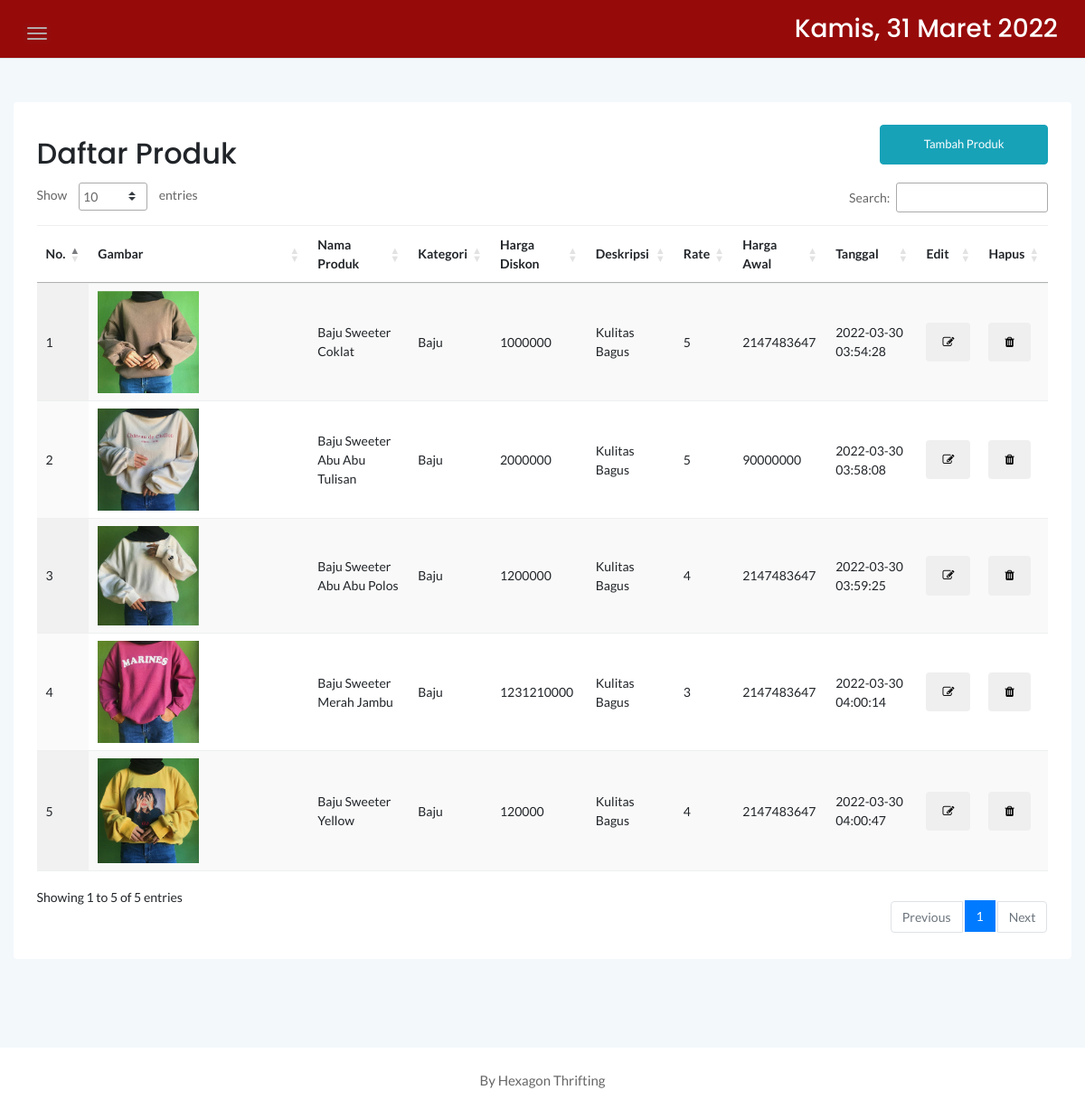
The app's page /admin/produk.php with its own data.
### tables this page shows
CREATE TABLE `produk` (
  `idproduk` int(11) NOT NULL,
  `idkategori` int(11) NOT NULL,
  `namaproduk` varchar(30) NOT NULL,
  `gambar` varchar(100) NOT NULL,
  `deskripsi` varchar(200) NOT NULL,
  `rate` int(11) NOT NULL,
  `hargabefore` int(11) NOT NULL,
  `hargaafter` int(11) NOT NULL,
  `tgldibuat` timestamp NOT NULL DEFAULT current_timestamp()
);

CREATE TABLE `kategori` (
  `idkategori` int(11) NOT NULL,
  `namakategori` varchar(20) NOT NULL,
  `tgldibuat` timestamp NOT NULL DEFAULT current_timestamp()
);

### admin/produk.php (the view, shortened to what this page needs)
<?php
	include '../dbconnect.php';
	?>
<!doctype html>
<html class="no-js" lang="en">
<head>
    <link rel="stylesheet" href="assets/css/bootstrap.min.css">
    <link rel="stylesheet" href="assets/css/font-awesome.min.css">
    <link rel="stylesheet" href="assets/css/themify-icons.css">
    <link rel="stylesheet" href="assets/css/metisMenu.css">
    <link rel="stylesheet" href="assets/css/owl.carousel.min.css">
    <link rel="stylesheet" href="assets/css/slicknav.min.css">
    <link rel="stylesheet" href="https://www.amcharts.com/lib/3/plugins/export/export.css" type="text/css"
        media="all" />
    <link rel="stylesheet" type="text/css" href="https://cdn.datatables.net/1.10.20/css/jquery.dataTables.min.css">
    <link rel="stylesheet" type="text/css" href="https://cdn.datatables.net/1.10.20/css/jquery.dataTables.css">
    <link rel="stylesheet" type="text/css" href="https://cdn.datatables.net/1.10.20/css/dataTables.bootstrap4.min.css">
    <link rel="stylesheet" type="text/css"
        href="https://cdn.datatables.net/responsive/2.2.3/css/responsive.bootstrap.min.css">
    <link rel="stylesheet" type="text/css"
        href="https://cdn.datatables.net/responsive/2.2.3/css/responsive.jqueryui.min.css">
    <link rel="stylesheet" type="text/css"
        href="https://cdn.datatables.net/buttons/1.5.2/css/buttons.dataTables.min.css">
    <link rel="stylesheet" href="assets/css/typography.css">
    <link rel="stylesheet" href="assets/css/default-css.css">
    <link rel="stylesheet" href="assets/css/styles.css">
    <link rel="stylesheet" href="assets/css/responsive.css">
</head>
<body>
    <div class="page-container">
        <div class="main-content">
            <div class="header-area">
                <div class="row align-items-center">
                    <div class="col-md-6 col-sm-8 clearfix">
                        <div class="nav-btn pull-left">
                            <span></span>
                            <span></span>
                            <span></span>
                        </div>
                    </div>
                    <div class="col-md-6 col-sm-4 clearfix">
                        <ul class="notification-area pull-right">
                            <li>
                                <h3>
                                    <div class="date text-white">
                                    </div>
                                </h3>
                            </li>
                        </ul>
                    </div>
                </div>
            </div>
            <div class="main-content-inner">
                <div class="row mt-5 mb-5">
                    <div class="col-12">
                        <div class="card">
                            <div class="card-body">
                                <div class="d-sm-flex justify-content-between align-items-center">
                                    <h2>Daftar Produk</h2>
                                    <button style="margin-bottom:20px" data-toggle="modal" data-target="#myModal"
                                        class="btn btn-info col-md-2">Tambah Produk</button>
                                </div>
                                <div class="data-tables datatable-white">
                                    <table id="dataTable3" class="display" style="width:100%">
                                        <thead class="thead-dark">
                                            <tr>
                                                <th>No.</th>
                                                <th>Gambar</th>
                                                <th>Nama Produk</th>
                                                <th>Kategori</th>
                                                <th>Harga Diskon</th>
                                                <th>Deskripsi</th>
                                                <th>Rate</th>
                                                <th>Harga Awal</th>
                                                <th>Tanggal</th>
                                                <th>Edit</th>
                                                <th>Hapus</th>
                                            </tr>
                                        </thead>
                                        <tbody>
                                            <?php
											$brgs=mysqli_query($conn,"SELECT * from kategori k, produk p where k.idkategori=p.idkategori order by idproduk ASC");
											$no=1;
											while($p=mysqli_fetch_array($brgs)){
												?>
                                            <tr>
                                                <td><?php echo $no++ ?></td>
                                                <td><img src="../<?php echo $p['gambar'] ?>" width="50%" \></td>
                                                <td><?php echo $p['namaproduk'] ?></td>
                                                <td><?php echo $p['namakategori'] ?></td>
                                                <td><?php echo $p['hargaafter'] ?></td>
                                                <td><?php echo $p['deskripsi'] ?></td>
                                                <td><?php echo $p['rate'] ?></td>
                                                <td><?php echo $p['hargabefore'] ?></td>
                                                <td><?php echo $p['tgldibuat'] ?></td>
                                                <td><a data-toggle="modal"
                                                        data-target="#myModal<?php echo $p['idproduk']; ?>"
                                                        type="button" title="edit data"><button class="btn"><i
                                                                class="fa fa-edit"></i></button></a></td>
                                                <td><a href="hapus.php?idproduk=<?php echo $p['idproduk'];?>"
                                                        title="edit data"><button class="btn"><i
                                                                class="fa fa-trash"></i></button></a></td>
                                            </tr>
                                            <?php
											}
											?>
                                        </tbody>
                                    </table>
                                </div>
                            </div>
                        </div>
                    </div>
                </div>
            </div>
        </div>
    </div>
    <footer>
        <div class="footer-area">
            <p>By Hexagon Thrifting</p>
        </div>
    </footer>
</body>
</html>

### admin/assets/css/styles.css (style rules this page uses)
.page-container { width: 100%; height: 100%; min-height: 100vh; padding-left: 280px; -webkit-transition: padding-left 0.3s ease 0s; transition: padding-left 0.3s ease 0s; }
.card { border: none; border-radius: 4px; background-color: #fff; -webkit-transition: all 0.3s ease 0s; transition: all 0.3s ease 0s; }
.card-body { padding: 25.6px; padding: 1.6rem; }
.main-content { width: 100%; background: #F3F8FB; }
.main-content-inner { padding: 0 30px 50px; }
.header-area { padding: 15px 30px; background: rgb(151, 10, 10); border-bottom: 1px solid #d8e3e7; }
.nav-btn { margin-right: 30px; margin-top: 10px; cursor: pointer; }
.nav-btn span { display: block; width: 22px; height: 2px; background: #b3aaaa; margin: 4px 0; border-radius: 15px; -webkit-transition: all 0.3s ease 0s; transition: all 0.3s ease 0s; box-shadow: 0 0 0 4px rgba(99, 96, 96, 0.03); }
.notification-area { -webkit-user-select: none; -moz-user-select: none; -ms-user-select: none; user-select: none; position: relative; z-index: 1; }
.notification-area li { display: inline-block; margin-left: 20px; cursor: pointer; -webkit-user-select: none; -moz-user-select: none; -ms-user-select: none; user-select: none; }
.footer-area { text-align: center; padding: 23px 0 19px; background: #fff; }
.footer-area p { color: #676666; margin-bottom: 0; }
.btn { padding: 11px 17px; font-size: 13px; letter-spacing: 0; }
table tr th { border-bottom: none; }
table tr th, table tr td { border-top: 1px solid rgba(120, 130, 140, 0.13) !important; }
table.dataTable.no-footer { border-bottom: 1px solid rgba(120, 130, 140, 0.13) !important; }
table.dataTable thead th, table.dataTable thead td { border-bottom-color: transparent; }

### admin/assets/css/responsive.css (style rules this page uses)
@media (min-width: 1200px) and (max-width: 1364px) { .main-content-inner { padding: 0 15px 50px; } }
@media (min-width: 1200px) and (max-width: 1364px) { .page-container, .sbar_collapsed.page-container { padding-left: 0; } }

### records on screen
produk: gambar (picture), namaproduk "Baju Sweeter Coklat", idkategori.namakategori "Baju", hargaafter "1000000", deskripsi "Kulitas Bagus", rate "5", hargabefore "2147483647", tgldibuat "2022-03-30 03:54:28"
produk: gambar (picture), namaproduk "Baju Sweeter Abu Abu Tulisan", idkategori.namakategori "Baju", hargaafter "2000000", deskripsi "Kulitas Bagus", rate "5", hargabefore "90000000", tgldibuat "2022-03-30 03:58:08"
produk: gambar (picture), namaproduk "Baju Sweeter Abu Abu Polos", idkategori.namakategori "Baju", hargaafter "1200000", deskripsi "Kulitas Bagus", rate "4", hargabefore "2147483647", tgldibuat "2022-03-30 03:59:25"
produk: gambar (picture), namaproduk "Baju Sweeter Merah Jambu", idkategori.namakategori "Baju", hargaafter "1231210000", deskripsi "Kulitas Bagus", rate "3", hargabefore "2147483647", tgldibuat "2022-03-30 04:00:14"
produk: gambar (picture), namaproduk "Baju Sweeter Yellow", idkategori.namakategori "Baju", hargaafter "120000", deskripsi "Kulitas Bagus", rate "4", hargabefore "2147483647", tgldibuat "2022-03-30 04:00:47"
